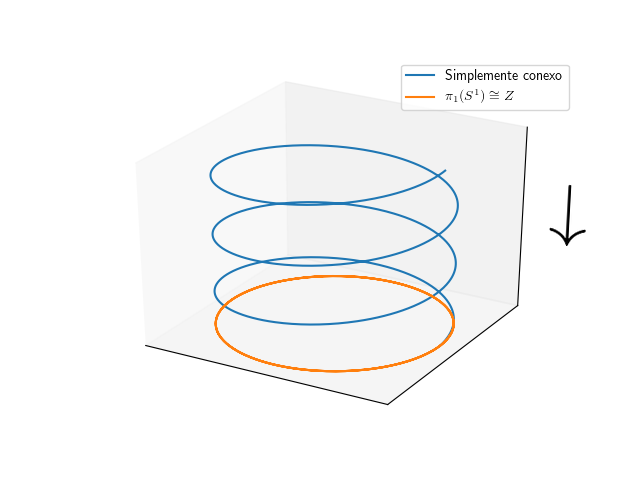

This figure's Python source:
import numpy as np
import matplotlib.pyplot as plt
from mpl_toolkits.mplot3d import Axes3D
from matplotlib import rc

rc("text", usetex = True)

theta = np.linspace(0, 6*np.pi, 1000)
x = np.cos(theta)
y = np.sin(theta)
z = theta

fig = plt.figure()
ax = fig.add_subplot(111, projection = "3d")
ax.plot(x, y, z, label = "Simplemente conexo")
ax.plot(x, y, 0, label = r"$\pi_1(S^1)\cong \mathbb{Z}$")
ax.set_zlabel("$\leftarrow$", fontsize = 50)
ax.set_xticks([])
ax.set_yticks([])
ax.set_zticks([])
plt.legend()
plt.savefig("helice.png")
